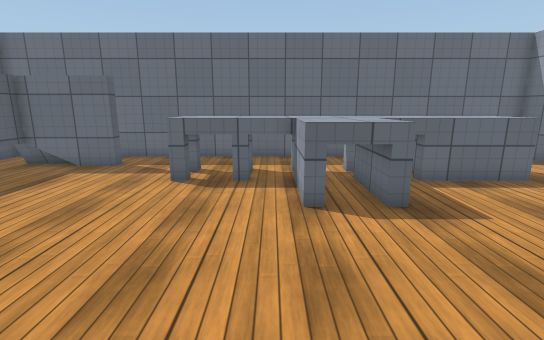
[1] (above)

14 first-person views from a walk through a scene from a Unity 3-D project. The camera is 1.4 m above the floor, tilts 12° down and sees 85° across. The floor is counted in squares, 0.6 m on a side. Each view is taken from the middle of a square. On the plan, view 1 faces up. The plan holds only what a view shows up to about 18 squares ahead; the rest is blank. The player is left out. Some animated figures are left out. Surface patterns are stand-ins for the level's own textures.

[2]
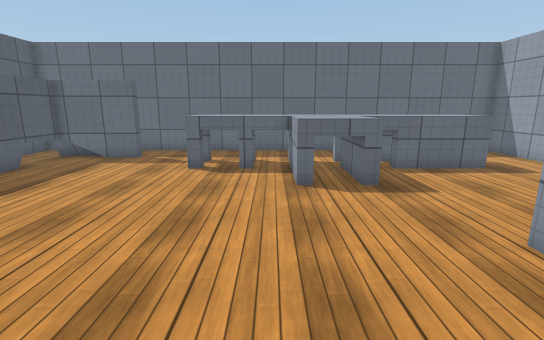

[3]
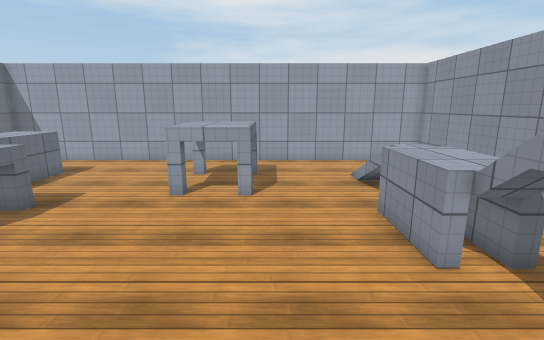

[4]
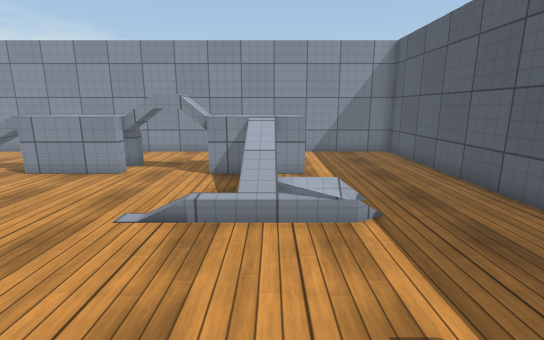

[5]
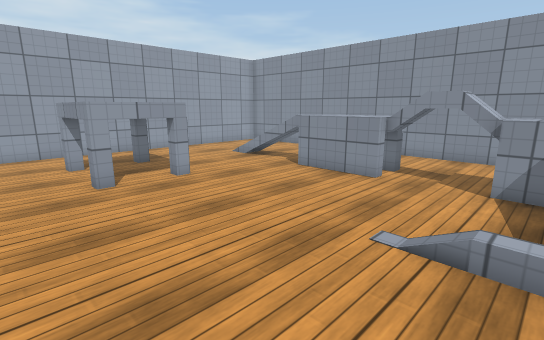

[6]
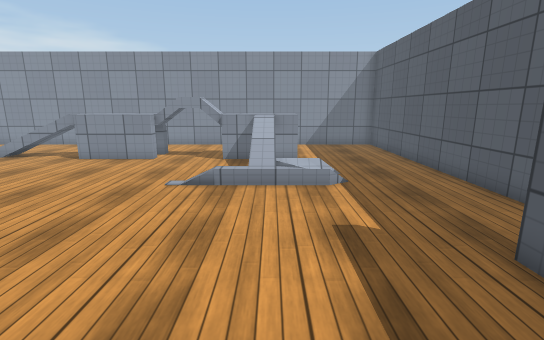

[7]
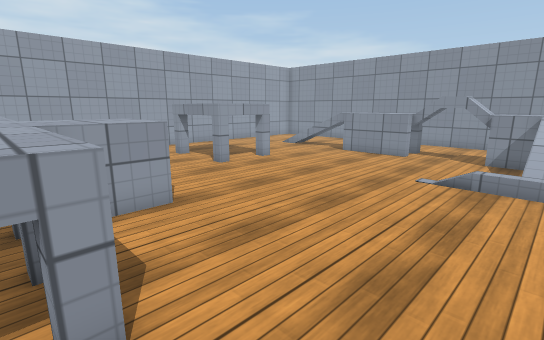

[8]
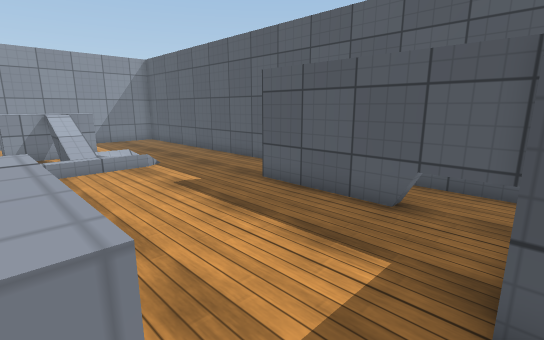

[9]
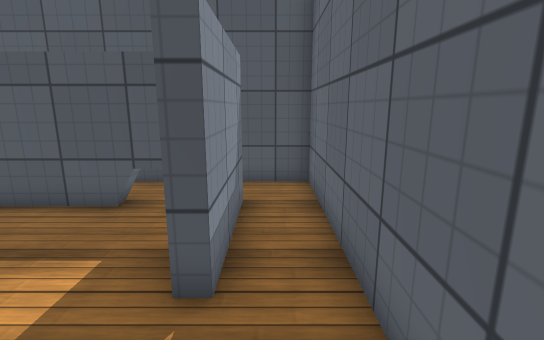

[10]
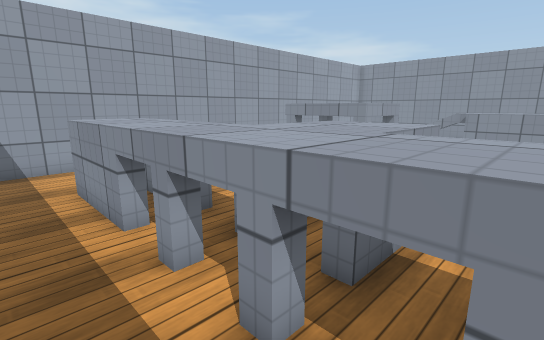

[11]
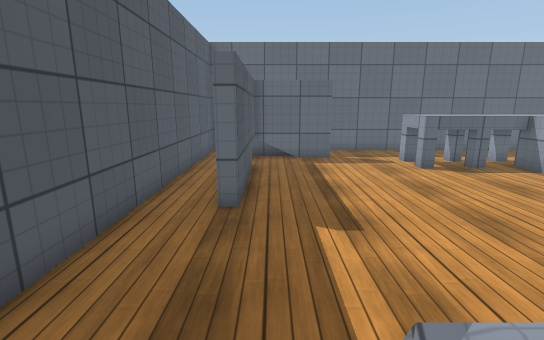

[12]
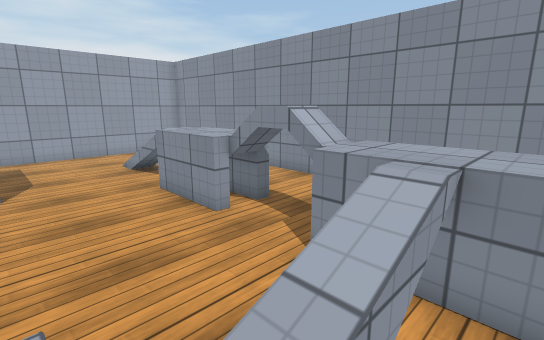

[13]
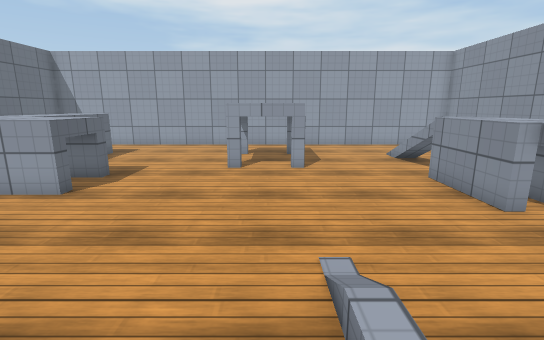

[14]
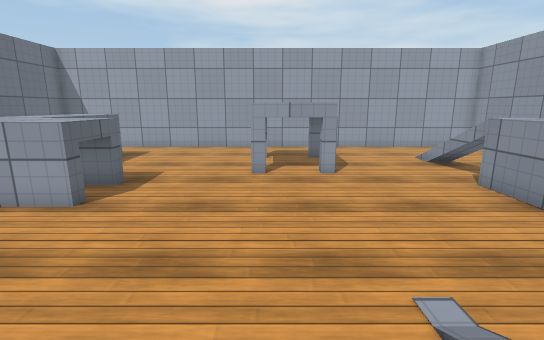

### Floor plan
Key: @ floor where view 1 was taken; # wall or solid block; . main floor; : floor 0.25 m higher than the main floor; / step, stairs or slope; = window, fence, low wall or low ledge; ^ raised ledge; T thing the floor can be seen under or through.
Columns run from 12 left of view 1 to 12 right of it. Each row starts with its distance up from view 1.
 14 #########################
 13 #.......................#
 12 #.TT##..................#
 11 #.T......^^^^^^^^^^^^...#
 10 #.T......^^^^^^^^^^^^...#
  9 #.T......^^^^^^^^^^^^...#
  8 #.T..........^^^........#
  7 #.#..........^^^........#
  6 #.#.....................#
  5 #.#.....................#
  4 #.......................#
  3 #................^^^^...#
  2 #................^^^^...#
  1 #................^^^^...#
  0 #...///:/...@...=^^^^...#
 -1 #....///................#
 -2 #.....==................#
 -3 #.....^^................#
 -4 #.....^^....^^^.........#
 -5 #....^^^^TT^^^^^^=//....#
 -6 #....^^^^TT^^^^^^=/.....#
 -7 #....    ....    ....  .#
 -8 #....    .....   .....  #
 -9 #....    ......   ....  #
-10 #########################

Positions as (right, up) in squares from view 1, and headings:
1: (0, 0), facing up
2: (0, -2), facing up
3: (-6, -1), facing right
4: (-6, 6), facing down
5: (-5, 5), facing down-right
6: (-6, 9), facing down
7: (-6, 10), facing down-right
8: (-3, 12), facing down-left
9: (-3, 13), facing left
10: (-1, 13), facing down-right
11: (-9, -2), facing up
12: (-7, 0), facing down-right
13: (-7, 1), facing right
14: (-6, 2), facing right
